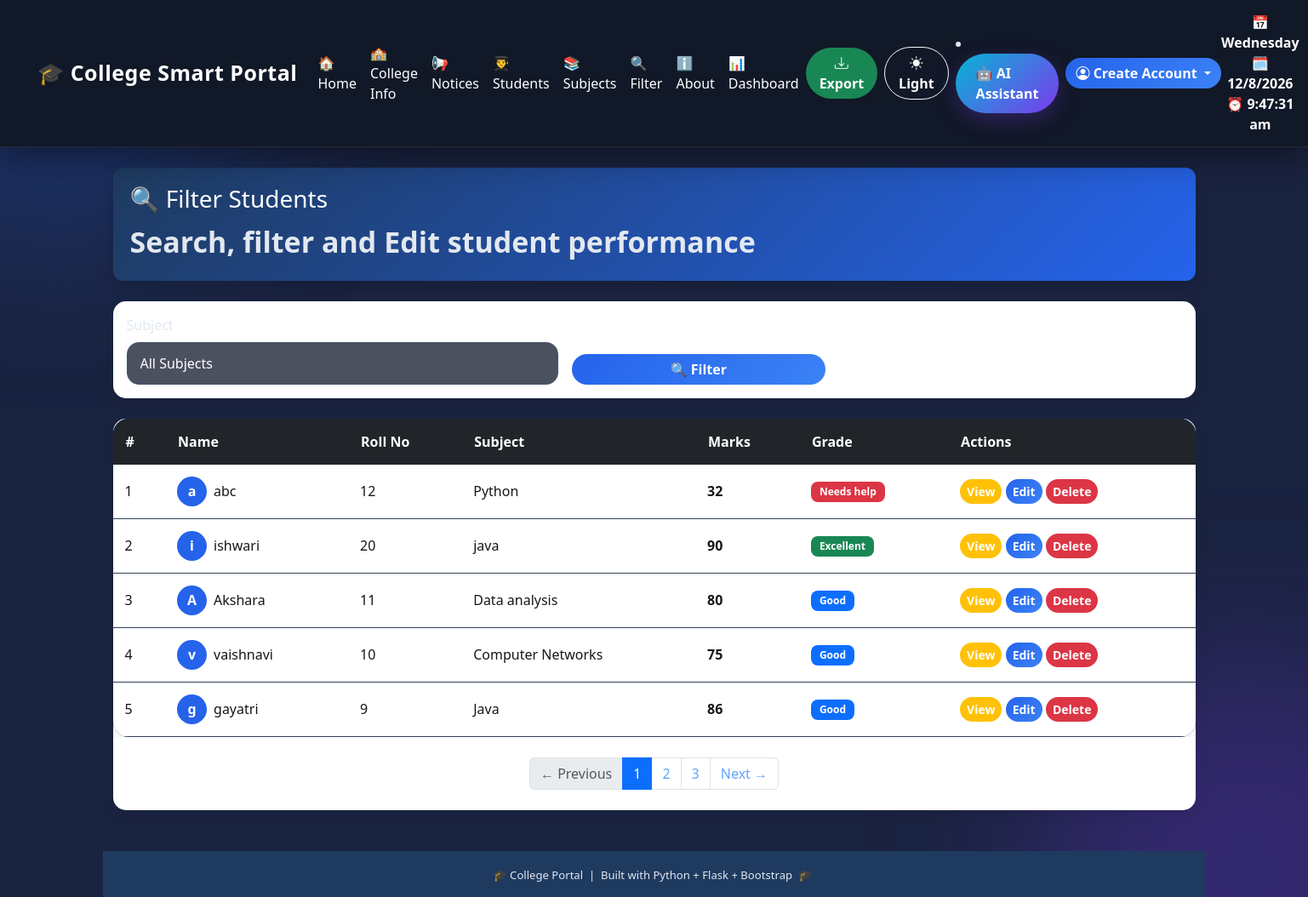
The app's page /filter with its own data.
### tables this page shows
CREATE TABLE stud (
            id INTEGER PRIMARY KEY AUTOINCREMENT,
            name TEXT NOT NULL,
            roll_no INTEGER NOT NULL,
            marks INTEGER NOT NULL
        , Subject TEXT, photo TEXT);

### app.py (the view)
@app.route('/filter')
def filter_students():
    subject = request.args.get('subject', '')
    grade = request.args.get('grade', '')
    page = request.args.get('page', 1, type=int)
    per_page = 5
    offset = (page - 1) * per_page
    conn = get_db(MOHINI_DB)
    subjects = conn.execute('''
        SELECT DISTINCT Subject
        FROM stud
        WHERE Subject IS NOT NULL
        AND Subject != ""
        ORDER BY Subject ASC
    ''').fetchall()
    query = 'SELECT * FROM stud WHERE 1=1'
    count_query = 'SELECT COUNT(*) FROM stud WHERE 1=1'
    params = []
    count_params = []
    if subject:
        query += ' AND Subject = ?'
        count_query += ' AND Subject = ?'
        params.append(subject)
        count_params.append(subject)
    if grade == 'excellent':
        query += ' AND marks >= 90'
        count_query += ' AND marks >= 90'
    elif grade == 'good':
        query += ' AND marks >= 75 AND marks < 90'
        count_query += ' AND marks >= 75 AND marks < 90'
    elif grade == 'average':
        query += ' AND marks >= 60 AND marks < 75'
        count_query += ' AND marks >= 60 AND marks < 75'
    elif grade == 'poor':
        query += ' AND marks < 45'
        count_query += ' AND marks < 45'
    total = conn.execute(
        count_query,
        count_params
    ).fetchone()[0]
    query += ' ORDER BY id DESC LIMIT ? OFFSET ?'
    params.extend([per_page, offset])
    students = conn.execute(
        query,
        params
    ).fetchall()
    conn.close()
    total_pages = (total + per_page - 1) // per_page
    return render_template(
        'filter.html',
        students=students,
        subjects=subjects,
        selected_subject=subject,
        selected_grade=grade,
        page=page,
        total_pages=total_pages
    )

### database.py (called while the page is built)
def get_db(MOHINI_DB):
    conn = sqlite3.connect(MOHINI_DB)
    conn.row_factory = sqlite3.Row
    return conn

### templates/filter.html (shortened to what this page needs)
{% extends 'base.html' %}
{% block content %}
<div class="container mt-4">
    <div class="page-title mb-4">
        <h3>🔍 Filter Students</h3>
        <p class="mb-0">Search, filter and Edit student performance</p>
    </div>
    <div class="glass-card p-3 mb-4">
        <form method="GET" action="{{ url_for('filter_students') }}">
            <div class="row g-3 align-items-end">
                <div class="col-md-5">
                    <label class="form-label">Subject</label>
                    <select name="subject" class="form-select">
                        <option value="">All Subjects</option>
                    </select>
                </div>
                <div class="col-md-3">
                    <button class="btn btn-primary w-100">
                        🔍 Filter
                    </button>
                </div>
            </div>
        </form>
    </div>
    <div class="glass-card p-0">
        {% if students %}
        <div class="table-responsive">
            <table class="table mb-0 align-middle ">
                <thead  class="table-dark">
                    <tr>
                        <th>#</th>
                        <th>Name</th>
                        <th>Roll No</th>
                        <th>Subject</th>
                        <th>Marks</th>
                        <th>Grade</th>
                        <th>Actions</th>
                    </tr>
                </thead>
                <tbody>
                    {% for student in students %}
                    <tr>
                        <td>{{ loop.index }}</td>
                        <td>
                            <div class="d-flex align-items-center gap-2">
                                <div class="avatar">
                                    {{ student['name'][0] }}
                                </div>
                                {{ student['name'] }}
                            </div>
                        </td>
                        <td>{{ student['roll_no'] }}</td>
                        <td>{{ student['Subject'] }}</td>
                        <td><b>{{ student['marks'] }}</b></td>
                        <td>
                            {% if student['marks'] >= 90 %}
                                <span class="badge bg-success">Excellent</span>
                            {% elif student['marks'] >= 75 %}
                                <span class="badge bg-primary">Good</span>
                            {% elif student['marks'] >= 60 %}
                                <span class="badge bg-warning text-dark">Average</span>
                            {% else %}
                                <span class="badge bg-danger">Needs help</span>
                            {% endif %}
                        </td>
                        <td>
                            <a href="{{ url_for('detail', id=student.id) }}"
                               class="btn btn-warning btn-sm"> View</a>
                            <a href="{{ url_for('edit_student', id=student['id']) }}"
                               class="btn btn-sm btn-primary">Edit</a>
                            <a href="{{ url_for('delete_student', id=student['id']) }}"
                               class="btn btn-sm btn-danger"
                               onclick="return confirm('Delete?')">Delete</a>
                        </td>
                    </tr>
                    {% endfor %}
                </tbody>
            </table>
        </div>
{% if total_pages > 1 %}
<div class="d-flex justify-content-center py-4">
    <nav>
        <ul class="pagination mb-0">
            {% if page > 1 %}
            <li class="page-item">
                <a class="page-link"
                   href="{{ url_for('filter_students',
                       subject=selected_subject,
                       grade=selected_grade,
                       page=page-1) }}">
                    ← Previous
                </a>
            </li>
            {% else %}
            <li class="page-item disabled">
                <span class="page-link">← Previous</span>
            </li>
            {% endif %}
            {% for p in range(1, total_pages + 1) %}
            <li class="page-item {% if p == page %}active{% endif %}">
                <a class="page-link"
                   href="{{ url_for('filter_students',
                       subject=selected_subject,
                       grade=selected_grade,
                       page=p) }}">
                    {{ p }}
                </a>
            </li>
            {% endfor %}
            {% if page < total_pages %}
            <li class="page-item">
                <a class="page-link"
                   href="{{ url_for('filter_students',
                       subject=selected_subject,
                       grade=selected_grade,
                       page=page+1) }}">
                    Next →
                </a>
            </li>
            {% else %}
            <li class="page-item disabled">
                <span class="page-link">Next →</span>
            </li>
            {% endif %}
        </ul>
    </nav>
</div>
{% endif %}
        {% else %}
        <div class="p-4 text-center text-muted">
            No students found 😢
        </div>
        {% endif %}
    </div>
</div>
  <footer style="background-color: #1e3a5f;" class="text-white text-center py-3 mt-5">
        <small>
            🎓 College Portal &nbsp;|&nbsp;
            Built with Python + Flask + Bootstrap &nbsp;🎓&nbsp;
        </small>
    </footer>
{% endblock %}

### templates/filter.html (style rules this page uses)
body { background: #f4f7fb; }
.page-title { background: linear-gradient(135deg, #1e3a5f, #2563eb); color: white; padding: 20px; border-radius: 12px; box-shadow: 0 8px 20px rgba(0,0,0,0.15); }
.glass-card { background: white; border-radius: 15px; box-shadow: 0 6px 18px rgba(0,0,0,0.08); }
.avatar { width: 35px; height: 35px; border-radius: 50%; background: #2563eb; color: white; display: flex; align-items: center; justify-content: center; font-weight: bold; }
.badge { padding: 6px 10px; border-radius: 8px; font-size: 12px; }

### records on screen
stud: name "a", name "abc", roll_no "12", Subject "Python", marks "32", shows "Needs help"
stud: name "i", name "ishwari", roll_no "20", Subject "java", marks "90", shows "Excellent"
stud: name "A", name "Akshara", roll_no "11", Subject "Data analysis", marks "80", shows "Good"
stud: name "v", name "vaishnavi", roll_no "10", Subject "Computer Networks", marks "75", shows "Good"
stud: name "g", name "gayatri", roll_no "9", Subject "Java", marks "86", shows "Good"

### other values on screen
{{ session['username'] if session.get('username') else 'Create Account' }} "Create Account"
{{ p }} "1" "2" "3"
